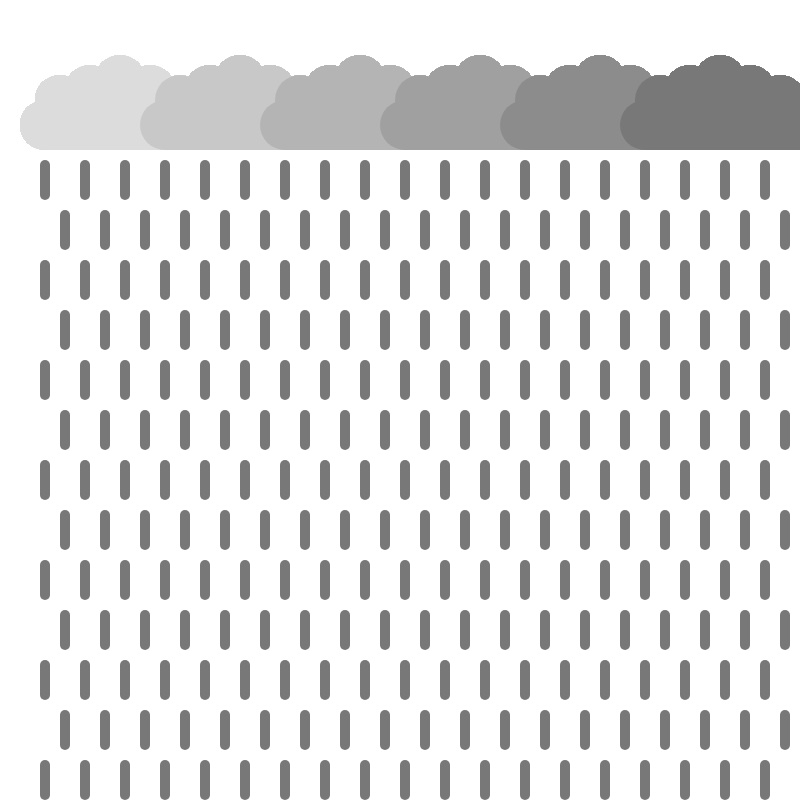
Frame 1 (no input)
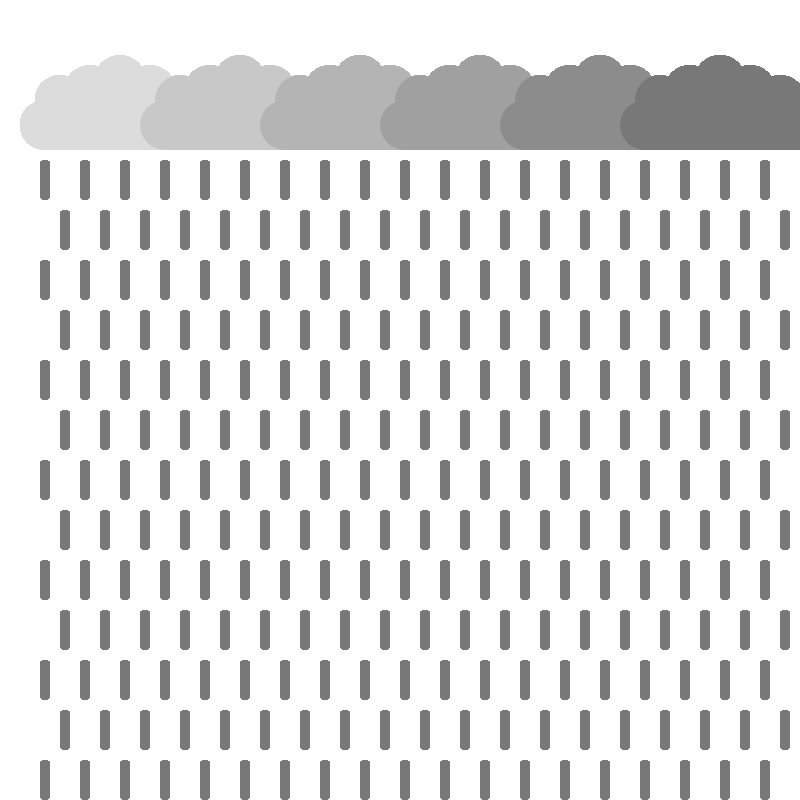
Frame 60 (no input)
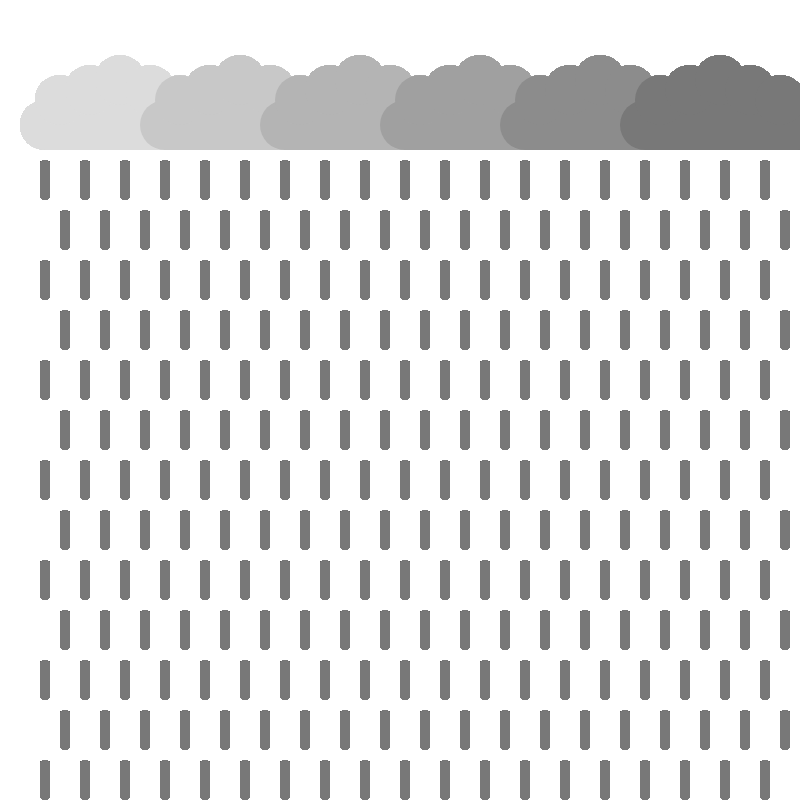
Frame 120 (the mouse pressed at the canvas centre since frame 60)

The p5.js sketch that drew these frames (run headless with seeded random() and noise() and a simulated clock; from frame 60 on, the mouse is pressed at the canvas centre):

// p5.js sketch
// ── sketch.js
function setup() {
  createCanvas(800, 800);
  background(255);
  strokeWeight(2);
  stroke(0);
  noFill();
}

function draw() {


  let stepsx = 40;
  let stepsy = 100;
  for (var x = 20; x < width; x += stepsx) {
    for (var y = 120; y < height; y += stepsy) {

      fill(220);
      noStroke();
      rect(100-80, 100, 200, 50, 30);
      ellipse(140-80, 100, 50)
      ellipse(170-80, 90, 50)
      ellipse(200-80, 80, 50)
      ellipse(230-80, 90, 50)
      ellipse(260-80, 100, 50)

      fill(200);
      noStroke();
      rect(100+40, 100, 200, 50, 30);
      ellipse(140+40, 100, 50)
      ellipse(170+40, 90, 50)
      ellipse(200+40, 80, 50)
      ellipse(230+40, 90, 50)
      ellipse(260+40, 100, 50)

      fill(180);
      noStroke();
      rect(100+40+120, 100, 200, 50, 30);
      ellipse(140+40+120, 100, 50)
      ellipse(170+40+120, 90, 50)
      ellipse(200+40+120, 80, 50)
      ellipse(230+40+120, 90, 50)
      ellipse(260+40+120, 100, 50)

      fill(160);
      noStroke();
      rect(100+40+120+120, 100, 200, 50, 30);
      ellipse(140+40+120+120, 100, 50)
      ellipse(170+40+120+120, 90, 50)
      ellipse(200+40+120+120, 80, 50)
      ellipse(230+40+120+120, 90, 50)
      ellipse(260+40+120+120, 100, 50)

      fill(140);
      noStroke();
      rect(100+40+120+120+120, 100, 200, 50, 30);
      ellipse(140+40+120+120+120, 100, 50)
      ellipse(170+40+120+120+120, 90, 50)
      ellipse(200+40+120+120+120, 80, 50)
      ellipse(230+40+120+120+120, 90, 50)
      ellipse(260+40+120+120+120, 100, 50)

      fill(120);
      noStroke();
      rect(100+40+120+120+120+120, 100, 200, 50, 30);
      ellipse(140+40+120+120+120+120, 100, 50)
      ellipse(170+40+120+120+120+120, 90, 50)
      ellipse(200+40+120+120+120+120, 80, 50)
      ellipse(230+40+120+120+120+120, 90, 50)
      ellipse(260+40+120+120+120+120, 100, 50)


      rect(x + 20, y + 40, 10, 40, 30);
      rect(x + 40, y + 90, 10, 40, 30);




    }
  }
}
